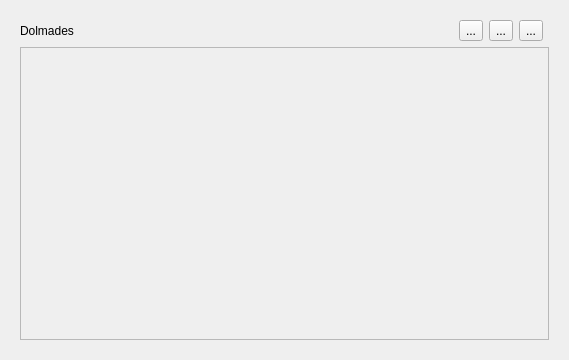
<?xml version="1.0" encoding="UTF-8"?>
<ui version="4.0">
 <class>baseWidget</class>
 <widget class="QWidget" name="baseWidget">
  <property name="geometry">
   <rect>
    <x>0</x>
    <y>0</y>
    <width>569</width>
    <height>360</height>
   </rect>
  </property>
  <property name="windowTitle">
   <string>Dolmades</string>
  </property>
  <layout class="QGridLayout" name="gridLayout">
   <item row="0" column="0">
    <widget class="QStackedWidget" name="stackedWidget">
     <property name="currentIndex">
      <number>0</number>
     </property>
     <widget class="QWidget" name="dolmadesWidget">
      <layout class="QGridLayout" name="gridLayout_2">
       <item row="0" column="4">
        <widget class="QToolButton" name="toolButton">
         <property name="text">
          <string>...</string>
         </property>
         <property name="icon">
          <iconset resource="resources.qrc">
           <normaloff>:/icons/remove.png</normaloff>:/icons/remove.png</iconset>
         </property>
        </widget>
       </item>
       <item row="0" column="1">
        <spacer name="horizontalSpacer">
         <property name="orientation">
          <enum>Qt::Horizontal</enum>
         </property>
         <property name="sizeHint" stdset="0">
          <size>
           <width>467</width>
           <height>20</height>
          </size>
         </property>
        </spacer>
       </item>
       <item row="0" column="0">
        <widget class="QLabel" name="label">
         <property name="text">
          <string>Dolmades</string>
         </property>
        </widget>
       </item>
       <item row="1" column="0" colspan="6">
        <widget class="QScrollArea" name="scrollArea">
         <property name="autoFillBackground">
          <bool>true</bool>
         </property>
         <property name="widgetResizable">
          <bool>true</bool>
         </property>
         <widget class="QWidget" name="scrollAreaWidgetContents">
          <property name="geometry">
           <rect>
            <x>0</x>
            <y>0</y>
            <width>531</width>
            <height>293</height>
           </rect>
          </property>
         </widget>
        </widget>
       </item>
       <item row="0" column="3">
        <widget class="QToolButton" name="toolButton_2">
         <property name="text">
          <string>...</string>
         </property>
         <property name="icon">
          <iconset resource="resources.qrc">
           <normaloff>:/icons/add.png</normaloff>:/icons/add.png</iconset>
         </property>
        </widget>
       </item>
       <item row="0" column="2">
        <widget class="QToolButton" name="toolButton_3">
         <property name="text">
          <string>...</string>
         </property>
         <property name="icon">
          <iconset resource="resources.qrc">
           <normaloff>:/icons/update.png</normaloff>:/icons/update.png</iconset>
         </property>
        </widget>
       </item>
      </layout>
     </widget>
     <widget class="QWidget" name="recipesWidget">
      <layout class="QGridLayout" name="gridLayout_3">
       <item row="0" column="0">
        <widget class="QLabel" name="label_2">
         <property name="text">
          <string>Recipes</string>
         </property>
        </widget>
       </item>
       <item row="0" column="1">
        <spacer name="horizontalSpacer_2">
         <property name="orientation">
          <enum>Qt::Horizontal</enum>
         </property>
         <property name="sizeHint" stdset="0">
          <size>
           <width>481</width>
           <height>20</height>
          </size>
         </property>
        </spacer>
       </item>
      </layout>
     </widget>
     <widget class="QWidget" name="ingredientsWidget">
      <layout class="QGridLayout" name="gridLayout_4">
       <item row="0" column="0">
        <widget class="QLabel" name="label_3">
         <property name="text">
          <string>Ingredients</string>
         </property>
        </widget>
       </item>
       <item row="0" column="1">
        <spacer name="horizontalSpacer_3">
         <property name="orientation">
          <enum>Qt::Horizontal</enum>
         </property>
         <property name="sizeHint" stdset="0">
          <size>
           <width>458</width>
           <height>20</height>
          </size>
         </property>
        </spacer>
       </item>
      </layout>
     </widget>
     <widget class="QWidget" name="toolsWidget">
      <layout class="QGridLayout" name="gridLayout_5">
       <item row="0" column="0">
        <widget class="QLabel" name="label_4">
         <property name="text">
          <string>Tools</string>
         </property>
        </widget>
       </item>
       <item row="0" column="1">
        <spacer name="horizontalSpacer_4">
         <property name="orientation">
          <enum>Qt::Horizontal</enum>
         </property>
         <property name="sizeHint" stdset="0">
          <size>
           <width>494</width>
           <height>20</height>
          </size>
         </property>
        </spacer>
       </item>
      </layout>
     </widget>
     <widget class="QWidget" name="helpWidget">
      <layout class="QGridLayout" name="gridLayout_6">
       <item row="0" column="0">
        <widget class="QLabel" name="label_5">
         <property name="text">
          <string>Help</string>
         </property>
        </widget>
       </item>
       <item row="0" column="1">
        <spacer name="horizontalSpacer_5">
         <property name="orientation">
          <enum>Qt::Horizontal</enum>
         </property>
         <property name="sizeHint" stdset="0">
          <size>
           <width>497</width>
           <height>20</height>
          </size>
         </property>
        </spacer>
       </item>
      </layout>
     </widget>
     <widget class="QWidget" name="preferencesWidget">
      <layout class="QGridLayout" name="gridLayout_7">
       <item row="0" column="0">
        <widget class="QLabel" name="label_6">
         <property name="text">
          <string>Preferences</string>
         </property>
        </widget>
       </item>
       <item row="0" column="1">
        <spacer name="horizontalSpacer_6">
         <property name="orientation">
          <enum>Qt::Horizontal</enum>
         </property>
         <property name="sizeHint" stdset="0">
          <size>
           <width>457</width>
           <height>20</height>
          </size>
         </property>
        </spacer>
       </item>
      </layout>
     </widget>
    </widget>
   </item>
  </layout>
 </widget>
 <resources>
  <include location="resources.qrc"/>
 </resources>
 <connections/>
</ui>
